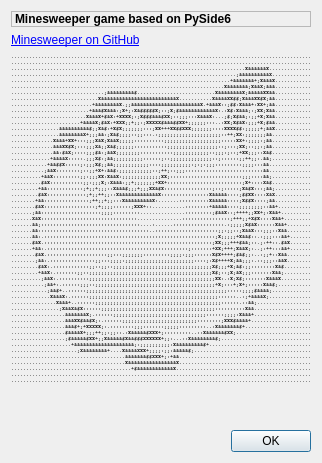
<?xml version="1.0" encoding="UTF-8"?>
<ui version="4.0">
 <class>MinesweeperAbout</class>
 <widget class="QDialog" name="MinesweeperAbout">
  <property name="geometry">
   <rect>
    <x>0</x>
    <y>0</y>
    <width>318</width>
    <height>430</height>
   </rect>
  </property>
  <property name="contextMenuPolicy">
   <enum>Qt::ContextMenuPolicy::ActionsContextMenu</enum>
  </property>
  <property name="acceptDrops">
   <bool>true</bool>
  </property>
  <property name="windowTitle">
   <string>Dialog</string>
  </property>
  <layout class="QVBoxLayout" name="verticalLayout">
   <property name="sizeConstraint">
    <enum>QLayout::SizeConstraint::SetFixedSize</enum>
   </property>
   <item>
    <widget class="QLabel" name="label">
     <property name="font">
      <font>
       <bold>true</bold>
      </font>
     </property>
     <property name="frameShape">
      <enum>QFrame::Shape::StyledPanel</enum>
     </property>
     <property name="frameShadow">
      <enum>QFrame::Shadow::Raised</enum>
     </property>
     <property name="text">
      <string>Minesweeper game based on PySide6</string>
     </property>
    </widget>
   </item>
   <item>
    <widget class="QLabel" name="label_2">
     <property name="text">
      <string>&lt;a href='https://github.com/monkecoder/Minesweeper.git'&gt;Minesweeper on GitHub&lt;/a&gt;</string>
     </property>
    </widget>
   </item>
   <item>
    <widget class="QLabel" name="label_3">
     <property name="font">
      <font>
       <family>Courier</family>
       <pointsize>4</pointsize>
       <bold>true</bold>
      </font>
     </property>
     <property name="text">
      <string>....................................................................................................
....................................................................................................
..............................................................................x&amp;&amp;&amp;&amp;&amp;&amp;x..............
...........................................................................;&amp;&amp;&amp;&amp;&amp;&amp;&amp;&amp;&amp;&amp;X.............
.........................................................................+&amp;&amp;&amp;&amp;&amp;&amp;&amp;+;x&amp;&amp;&amp;x............
.......................................................................x&amp;&amp;&amp;&amp;&amp;&amp;&amp;;x&amp;&amp;X;&amp;&amp;&amp;............
...............................;&amp;&amp;&amp;&amp;&amp;&amp;&amp;&amp;&amp;$..........................x&amp;&amp;&amp;&amp;&amp;&amp;&amp;&amp;x;&amp;&amp;&amp;&amp;&amp;xx&amp;&amp;............
.............................x&amp;&amp;&amp;&amp;&amp;&amp;&amp;&amp;&amp;&amp;&amp;&amp;&amp;&amp;&amp;&amp;&amp;&amp;&amp;&amp;&amp;&amp;&amp;&amp;&amp;X...........x&amp;&amp;&amp;&amp;Xx$$;x&amp;&amp;&amp;xx$x;&amp;&amp;............
...........................+&amp;&amp;&amp;&amp;&amp;&amp;&amp;&amp;x.;;&amp;&amp;&amp;&amp;&amp;&amp;&amp;&amp;&amp;&amp;&amp;&amp;&amp;&amp;&amp;&amp;&amp;&amp;&amp;&amp;&amp;&amp;&amp;x.+&amp;&amp;&amp;x::;$$:x&amp;&amp;&amp;+:xX+;&amp;&amp;............
..........................+&amp;&amp;&amp;$x&amp;&amp;&amp;:;x+;:X&amp;$$$$$x;::;x;$&amp;&amp;&amp;&amp;&amp;&amp;&amp;&amp;&amp;&amp;&amp;&amp;x:.:x$:x&amp;&amp;&amp;;:;xx;x&amp;&amp;............
.........................x&amp;&amp;&amp;x+$&amp;X:+xxxx;:;x$$$&amp;&amp;&amp;$Xx;::;;;:::X&amp;&amp;&amp;x:...;$;x$&amp;&amp;;:;;+x;x&amp;&amp;............
.......................+&amp;&amp;&amp;&amp;x;$&amp;X:+xXx;;+;;:;xxXXX$&amp;&amp;&amp;$$xx+;;;;;;:::..:xx;x$&amp;x:;;;+x;$&amp;&amp;............
................&amp;&amp;&amp;&amp;&amp;&amp;&amp;&amp;&amp;&amp;$;;x&amp;$:+x$x;;;;;;;:::;xx+++xx$$Xxx;;;;;;;::::xxxx$$:;;;;;+;&amp;&amp;x............
................&amp;&amp;&amp;&amp;&amp;&amp;&amp;&amp;X+;;;&amp;&amp;:;x&amp;$;;;;::;;:::.:;;;;;;;;;;;;;;;;;;;;;::++;xX:;;;;;;;&amp;&amp;.............
..............x&amp;&amp;&amp;+xx+:::;;;x&amp;x;x&amp;&amp;x;;;;;::::::::::;;;;;;;;;;;;;;;;;;;:::::xX+:;;;;:;&amp;&amp;.............
..............&amp;&amp;&amp;xx$x;:::;;;X&amp;;;X&amp;$;;;;;;:::::::::::;;;;;;;;;;;;;;;;;::;:::;xx;::;;:;&amp;&amp;.............
..............&amp;&amp;:$&amp;X;::::;;;$&amp;:;&amp;&amp;x;;;;;;;;:::::::::::;;;;;;;;;;;;::;;;:;::;+xx;;;::X&amp;$.............
.............+&amp;&amp;&amp;&amp;X:::::.;;;X$:;&amp;&amp;;;;;;;;;;;::::::;::;;;;;;;;;;;;;;::;::::::;;++;;:.&amp;&amp;;.............
............+&amp;&amp;$$x:::::;:;;;x$;;&amp;&amp;;;;;;;;;;;;;::::;;;;;;;;;;:;:;:;;;:::::::::;;;;:::&amp;&amp;..............
...........;&amp;&amp;x::::::::;::;;+X+:&amp;&amp;$:;;;;;;;;;;;::;++;::;;;::::::::::::::::::::::::::&amp;&amp;..............
..........+&amp;&amp;x:::::::::;;:;;;xx:x&amp;&amp;x:;;;;;;;;;;;;;xx;::::::::::::::::::::::::;;;::::&amp;&amp;;.............
..........$&amp;x:::::::::::;;:;;;x;:X&amp;&amp;&amp;:;;+;;;;;;;+xX+:::::::::::::::::::::::::;x+::::X&amp;$.............
.........+&amp;&amp;::::::::::::;+;;+;;;::X&amp;&amp;&amp;$;;;+;;;xX&amp;$x::::::::::::::::;::;:::::;x&amp;$x:::;&amp;&amp;;............
.........$&amp;x:::::::::::::;+;;++;;::x&amp;&amp;&amp;&amp;&amp;&amp;&amp;&amp;&amp;&amp;&amp;&amp;&amp;x::::::::::::::::x&amp;&amp;&amp;&amp;&amp;::::;$$xx::::X&amp;X............
........+&amp;&amp;:::::::::::::::;++;;+;;:::x&amp;&amp;&amp;&amp;&amp;&amp;&amp;&amp;&amp;x:.......::::::::::x&amp;&amp;&amp;&amp;&amp;::::;x$$x::::;&amp;&amp;............
........$&amp;x:::::::::::::::::;+;;;;::::::;xXx+::...........::::::::+&amp;&amp;&amp;&amp;&amp;::::;;;;;;;;::&amp;&amp;+...........
.......;&amp;&amp;::::::::::::::::::::;;;;:::::::::...............:::::::::;$&amp;&amp;x::;++++;;xx+;:x&amp;&amp;+..........
.......X&amp;x::::::::::::::::::::::::::::::::...............::::::::::::::::;+++;;+X$x::::x&amp;&amp;+.........
.......&amp;&amp;;:::::::::::::::::::::::::::::::::....:......:::::::::::::::::.:;;;;;x$&amp;x::::::x&amp;&amp;+........
.......&amp;&amp;:::::::::::::::::::::::::::::::::::::..:::::::::::::::::::::;;:;;::;x&amp;&amp;x:::;;;::x&amp;&amp;........
.......&amp;&amp;:.:::::::::::::::::::::::::::::::::::::::::::::::::::::::::;x;;;;;+x&amp;&amp;$::.:;;;:::&amp;&amp;+.......
.......$&amp;x.::::::::::::::::::::::::::::::::::::::::::::::::::::::::;xx;;;+++$&amp;&amp;;::.;:++::.$&amp;x.......
.......+&amp;&amp;:.:::::::::::::::::::::::::::::::::::::::::::::::;:::::::+Xx;+++;x&amp;&amp;x;:..;:++:::&amp;&amp;+.......
........$&amp;x.::::::::::::::::::::;;:::;;;;;;;:::::::::;;;;:;;;::::::x$x++++;$&amp;$;;:..:;;+::x&amp;&amp;........
........;&amp;&amp;:.:::::::::::::::;;:::;;;;:;;;;;;;;;;;;;;;;;;;;;;;::::;:X$++++x;&amp;&amp;;;;:.::;;;::&amp;&amp;x........
.........$&amp;x:.::::::::::::;;::;;::;;;;;;;;;;;;;;;;;;;;;;;;;;;;;;;;;X$;;;+x;&amp;$:;;::::::::x&amp;$.........
.........+&amp;&amp;x:.:::::::;;::;;;;;;;;;;;;;;;;;;;;;;;;;;;;;;;;;;;;;;;;;x$;::;x;&amp;x;;;:::::::x&amp;&amp;;.........
..........;&amp;&amp;x:.::::::::::;;;;;;;;;;;;;;;;;;;;;;;;;;;;;;;;;;;;;;;;;;xx:.:x;X$;:::::::x&amp;&amp;&amp;x..........
...........;&amp;&amp;+:.::::::;;;::;;;;;;;;;;;;;;;;;;;;;;;;;;;;;;;;;;;;;;;;+x;:::+;x+;:::::x&amp;&amp;$;...........
............;&amp;&amp;$+..::::::;;;;;;;;;;;;;;;;;;;;;;;;;;;;;;;;;;;;;;;;;;;;;;;:::::;;;;$&amp;&amp;&amp;&amp;;.............
.............x&amp;&amp;&amp;x:.::::::;;;;;;;;;;;;;;;;;;;;;;;;;;;;;;;;;;;;;;;;;;;::::::..:;+&amp;&amp;&amp;&amp;X;..............
...............x&amp;&amp;&amp;+..::::::;;;;;;;;;;;;;;;;;;;;;;;;;;;;;;;;;;;;;;;;;;::::::.::&amp;&amp;;..................
................;X&amp;&amp;X&amp;$x::::::;;;;;;;;;;;;;;;;;;;;;;;;;;;;;;;;;;;;;;::::::::::x&amp;&amp;...................
..................&amp;&amp;&amp;&amp;&amp;&amp;&amp;x;.::::::;;;;;;;;;;;;;;;;;;;;;;;;;;;;;;;::::::;;;;:x&amp;&amp;&amp;+...................
..................&amp;&amp;&amp;xx$&amp;&amp;$x;:.::::::;;;;;;;;;;;;;;;;;;;;;;;;;::::::::;xxx$&amp;&amp;&amp;&amp;+....................
..................&amp;&amp;&amp;$+;+xXXxx;:.::::::::;;;:::::::;;;;;:::::::::..:x&amp;&amp;&amp;&amp;&amp;&amp;&amp;$+......................
..................$&amp;&amp;&amp;&amp;x+;;;++;;:;;::.:x&amp;&amp;&amp;&amp;&amp;$Xxx+;:::::::::..::x&amp;&amp;&amp;&amp;&amp;&amp;$Xx;.........................
..................;$&amp;&amp;&amp;&amp;&amp;$xx+;;x&amp;&amp;&amp;&amp;&amp;$x&amp;&amp;$$$Xxxxxx+;;:...::x&amp;&amp;&amp;&amp;&amp;&amp;&amp;&amp;$;..............................
....................+&amp;&amp;&amp;&amp;&amp;&amp;&amp;&amp;&amp;&amp;&amp;&amp;&amp;&amp;&amp;&amp;&amp;&amp;&amp;&amp;;:;;;;;;;;;;:x&amp;&amp;&amp;&amp;&amp;&amp;&amp;&amp;&amp;$+..................................
......................;X&amp;&amp;&amp;&amp;&amp;&amp;&amp;&amp;+....x&amp;&amp;&amp;&amp;Xxx+;;;;:;;:&amp;&amp;&amp;&amp;&amp;$;.......................................
......................................&amp;&amp;&amp;&amp;&amp;&amp;&amp;$$Xxx+;:+&amp;&amp;............................................
......................................x&amp;&amp;&amp;&amp;&amp;&amp;&amp;&amp;&amp;&amp;&amp;&amp;&amp;&amp;&amp;&amp;x............................................
........................................+$&amp;&amp;&amp;&amp;&amp;&amp;&amp;&amp;&amp;&amp;&amp;&amp;x.............................................
....................................................................................................
....................................................................................................</string>
     </property>
    </widget>
   </item>
   <item>
    <spacer name="verticalSpacer">
     <property name="orientation">
      <enum>Qt::Orientation::Vertical</enum>
     </property>
     <property name="sizeHint" stdset="0">
      <size>
       <width>20</width>
       <height>40</height>
      </size>
     </property>
    </spacer>
   </item>
   <item>
    <widget class="QDialogButtonBox" name="buttonBox">
     <property name="orientation">
      <enum>Qt::Orientation::Horizontal</enum>
     </property>
     <property name="standardButtons">
      <set>QDialogButtonBox::StandardButton::Ok</set>
     </property>
    </widget>
   </item>
  </layout>
 </widget>
 <resources/>
 <connections>
  <connection>
   <sender>buttonBox</sender>
   <signal>accepted()</signal>
   <receiver>MinesweeperAbout</receiver>
   <slot>accept()</slot>
   <hints>
    <hint type="sourcelabel">
     <x>248</x>
     <y>254</y>
    </hint>
    <hint type="destinationlabel">
     <x>157</x>
     <y>274</y>
    </hint>
   </hints>
  </connection>
  <connection>
   <sender>buttonBox</sender>
   <signal>rejected()</signal>
   <receiver>MinesweeperAbout</receiver>
   <slot>reject()</slot>
   <hints>
    <hint type="sourcelabel">
     <x>316</x>
     <y>260</y>
    </hint>
    <hint type="destinationlabel">
     <x>286</x>
     <y>274</y>
    </hint>
   </hints>
  </connection>
 </connections>
</ui>
